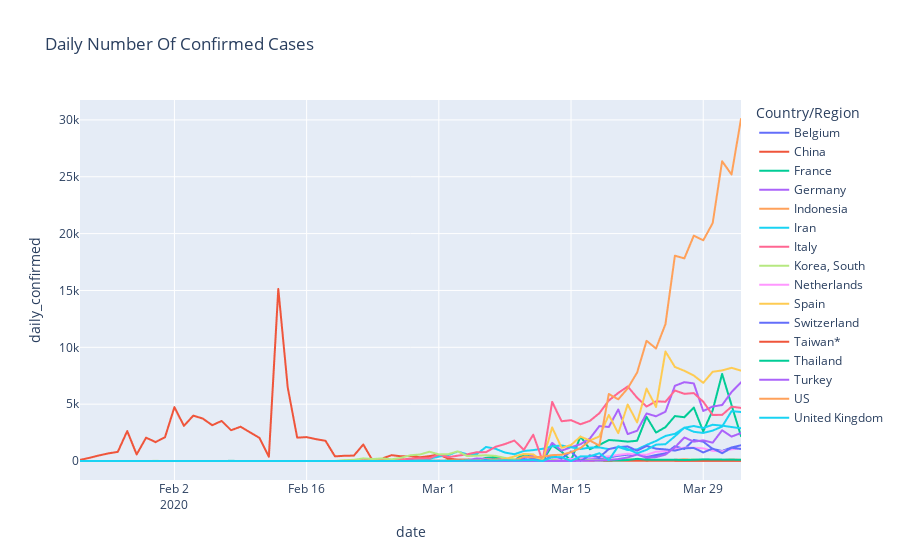

Notebook code for this chart:
### Code cell
df_c_sel['daily_confirmed'] = df_c_sel.groupby('Country/Region')['cum_confirmed'].diff()
px.line(df_c_sel.dropna(), x='date', y='daily_confirmed', color='Country/Region', title = "Daily Number Of Confirmed Cases")#, barmode = 'group')
